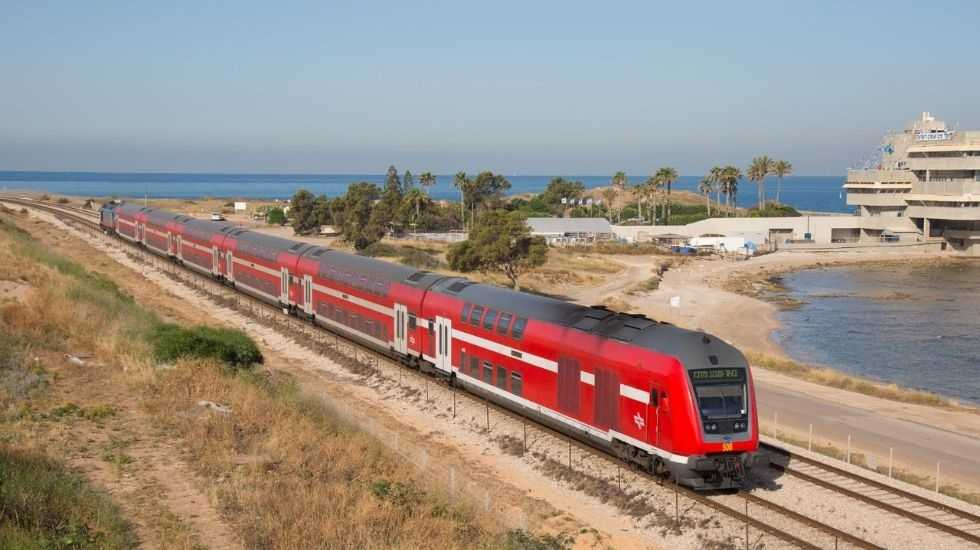
#> input picture pic/train.jpg, 980 x 550 px, found by its file name
$ python -i main.py   (imports and definitions only)
#> lines starting #> are read from the running program, lines starting #| are printed output that depends on the picture
import tkinter as tk
from PIL import Image, ImageTk
import cv2
import random
import numpy as np
# import classes
from tkinter import filedialog
import sys, os

# פונקציה למציאת נתיב נכון (גם בתוך exe)
def resource_path(relative_path):
    if hasattr(sys, '_MEIPASS'):
        return os.path.join(sys._MEIPASS, relative_path)
    return os.path.join(os.path.abspath("."), relative_path)


file_path = None

# [5 lines not run here, left out]
# [1 line that did not run here, left out]
# [4 lines not run here, left out]
# [1 line that did not run here, left out]
# [1 line that did not run here, left out]
# [1 line that did not run here, left out]
# [1 line that did not run here, left out]
# [3 lines not run here, left out]
# [1 line that did not run here, left out]
# [1 line that did not run here, left out]
# [1 line that did not run here, left out]
# [1 line that did not run here, left out]
# [3 lines not run here, left out]
# [1 line that did not run here, left out]
# [1 line that did not run here, left out]
# [1 line that did not run here, left out]
# [1 line that did not run here, left out]
# [3 lines not run here, left out]
# [1 line that did not run here, left out]
# [1 line that did not run here, left out]
# [1 line that did not run here, left out]
# [1 line that did not run here, left out]
# [1 line not run here, left out]

# [8 lines left out: function openWindow, not called in this run]

# [1 line that did not run here, left out]
# [1 line not run here, left out]
# [1 line that did not run here, left out]
# [1 line not run here, left out]

# [1 line that did not run here, left out]
# [1 line not run here, left out]

# [1 line that did not run here, left out]
# [2 lines not run here, left out]

# [1 line that did not run here, left out]
# [1 line not run here, left out]

# [1 line that did not run here, left out]
# [2 lines not run here, left out]


currPic='train.jpg'
def beginGame(pic):
    global currPic
    currPic=pic


countWidth = 5
countHeight = 4

# [16 lines left out: function handle_input, not called in this run]


# [1 line that did not run here, left out]
# [1 line not run here, left out]

screen=None
mat=None
resultMat=None
resultRefs=None
photo_refs = None
grayPic=None
pinkPic=None
picName="try"
count=0
countSuccess=0
def start():
    global firstClick, mat, resultMat, resultRefs,screen
    global countWidth,countHeight, currPic, grayPic,pinkPic , picName
    print(currPic)
    currPic = cv2.imread(resource_path(currPic))
#> currPic is the input picture: shape (550, 980, 3); mean B, G, R 133.8, 142.7, 155.9
    print(currPic)
#> (printed output is left out)
    screen = tk.Tk()
    screen.title("פאזל")
    screen.minsize(700,1000)

    # pil_img = Image.open(currPic).convert("RGB")
    pil_img = Image.fromarray(cv2.cvtColor(currPic, cv2.COLOR_BGR2RGB))
    img = np.array(pil_img)[:, :, ::-1]  # הופך מ-RGB ל-BGR בשביל OpenCV
    # img = cv2.imread(currPic)
    height, width = img.shape[:2]
#> height = 550; width = 980
    height = int(height / (width / 500))
#> height = 280
    width = 500
    print("Width:", width)
    print("Height:", height)
#| Height: 280
    img = cv2.resize(img, (width, height))

    mat = [[0 for _ in range(countWidth)] for _ in range(countHeight)]
    partWidth = int(width/countWidth)
    partHeight = int(height/countHeight)
#> partHeight = 70

    for i in range(countHeight):
        for j in range(countWidth):
            mat[i][j] = {"key": (i, j, 1), "pic": img[i*partHeight : (i+1)*partHeight , j*partWidth : (j+1)*partWidth]}
#> after the loop, mat = 4 items

    label = tk.Label(screen, text=f" התאימו בין החלקים למעלה למקומם למטה")
    label.grid(row=countHeight, column=0, columnspan=3, pady=10)
    pinkPic = np.full((partHeight, partWidth, 3), (255, 150, 230), dtype=np.uint8)

    for j in range(countWidth):
        arr=[]
        for i in range(countHeight):
            arr.append(mat[i][j])
        random.shuffle(arr)
        for i in range(countHeight):
            mat[i][j]=arr[i]
    global photo_refs
    photo_refs = []
    for row_index, line in enumerate(mat):
        random.shuffle(line)
        row_photos = []
        for col_index, part in enumerate(line):
            pic = cv2.cvtColor(part["pic"], cv2.COLOR_BGR2RGB)
            pic_pil = Image.fromarray(pic)
            pic_tk = ImageTk.PhotoImage(pic_pil)
            key = part["key"]
            label = tk.Button(screen, image=pic_tk,command=lambda k=key: my_function(k))
            label.grid(row=row_index, column=col_index)
            part["button"] = label
            row_photos.append(pic_tk)
        photo_refs.append(row_photos)
#> this loop made 4 passes
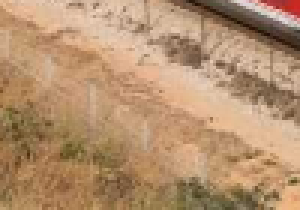
#> pic: shape (70, 100, 3) (shown 3 times larger); mean R, G, B 180.3, 144.4, 110.4
#> after the loop, part = 3 items; photo_refs = 4 items

    resultMat = [[0 for _ in range(countWidth)] for _ in range(countHeight)]

    grayPic = np.full((partHeight, partWidth, 3), 128, dtype=np.uint8)
    resultRefs = []
    for i in range(countHeight):
        row_photos = []
        for j in range(countWidth):
            pic = cv2.cvtColor(grayPic, cv2.COLOR_BGR2RGB)
            pic_pil = Image.fromarray(pic)
            pic_tk = ImageTk.PhotoImage(pic_pil)
            key = (i, j, 2)
            label = tk.Button(screen, image=pic_tk,command=lambda k=key: my_function(k))
            resultMat[i][j] = {"key": (i, j, 2), "pic": grayPic, "button": label}
            label.grid(row=i + countHeight + 1, column=j)
            row_photos.append(pic_tk)
        resultRefs.append(row_photos)
#> grayPic: shape (70, 100, 3); every value is 128
#> after the loop, resultMat = 4 items; resultRefs = 4 items


firstClick = (0, 0, 0)
# [40 lines left out: functions my_function, seyResult, not called in this run]


# [2 lines not run here, left out]

>>> result = start()
